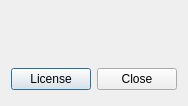
<?xml version="1.0" encoding="UTF-8"?>
<ui version="4.0">
 <class>AboutDialog</class>
 <widget class="QDialog" name="AboutDialog">
  <property name="geometry">
   <rect>
    <x>0</x>
    <y>0</y>
    <width>182</width>
    <height>106</height>
   </rect>
  </property>
  <property name="windowTitle">
   <string>About</string>
  </property>
  <layout class="QVBoxLayout" name="verticalLayout">
   <item>
    <spacer name="verticalSpacer">
     <property name="orientation">
      <enum>Qt::Vertical</enum>
     </property>
     <property name="sizeHint" stdset="0">
      <size>
       <width>0</width>
       <height>0</height>
      </size>
     </property>
    </spacer>
   </item>
   <item>
    <layout class="QHBoxLayout" name="horizontalLayout">
     <item>
      <spacer name="horizontalSpacer">
       <property name="orientation">
        <enum>Qt::Horizontal</enum>
       </property>
       <property name="sizeType">
        <enum>QSizePolicy::Fixed</enum>
       </property>
       <property name="sizeHint" stdset="0">
        <size>
         <width>15</width>
         <height>10</height>
        </size>
       </property>
      </spacer>
     </item>
     <item>
      <widget class="QLabel" name="labelSourceCode">
       <property name="text">
        <string notr="true"/>
       </property>
       <property name="alignment">
        <set>Qt::AlignLeading|Qt::AlignLeft|Qt::AlignVCenter</set>
       </property>
      </widget>
     </item>
     <item>
      <spacer name="horizontalSpacer_2">
       <property name="orientation">
        <enum>Qt::Horizontal</enum>
       </property>
       <property name="sizeType">
        <enum>QSizePolicy::Fixed</enum>
       </property>
       <property name="sizeHint" stdset="0">
        <size>
         <width>15</width>
         <height>10</height>
        </size>
       </property>
      </spacer>
     </item>
    </layout>
   </item>
   <item>
    <spacer name="verticalSpacer_2">
     <property name="orientation">
      <enum>Qt::Vertical</enum>
     </property>
     <property name="sizeType">
      <enum>QSizePolicy::Fixed</enum>
     </property>
     <property name="sizeHint" stdset="0">
      <size>
       <width>20</width>
       <height>25</height>
      </size>
     </property>
    </spacer>
   </item>
   <item>
    <spacer name="verticalSpacer_3">
     <property name="orientation">
      <enum>Qt::Vertical</enum>
     </property>
     <property name="sizeHint" stdset="0">
      <size>
       <width>0</width>
       <height>0</height>
      </size>
     </property>
    </spacer>
   </item>
   <item>
    <layout class="QHBoxLayout">
     <property name="spacing">
      <number>6</number>
     </property>
     <property name="leftMargin">
      <number>0</number>
     </property>
     <property name="topMargin">
      <number>0</number>
     </property>
     <property name="rightMargin">
      <number>0</number>
     </property>
     <property name="bottomMargin">
      <number>0</number>
     </property>
     <item>
      <spacer>
       <property name="orientation">
        <enum>Qt::Horizontal</enum>
       </property>
       <property name="sizeHint" stdset="0">
        <size>
         <width>131</width>
         <height>31</height>
        </size>
       </property>
      </spacer>
     </item>
     <item>
      <widget class="QPushButton" name="pushButtonLicense">
       <property name="text">
        <string>License</string>
       </property>
       <property name="default">
        <bool>true</bool>
       </property>
      </widget>
     </item>
     <item>
      <widget class="QPushButton" name="pushButtonClose">
       <property name="text">
        <string>Close</string>
       </property>
      </widget>
     </item>
    </layout>
   </item>
  </layout>
 </widget>
 <resources/>
 <connections>
  <connection>
   <sender>pushButtonLicense</sender>
   <signal>clicked()</signal>
   <receiver>AboutDialog</receiver>
   <slot>accept()</slot>
   <hints>
    <hint type="sourcelabel">
     <x>278</x>
     <y>253</y>
    </hint>
    <hint type="destinationlabel">
     <x>96</x>
     <y>254</y>
    </hint>
   </hints>
  </connection>
  <connection>
   <sender>pushButtonClose</sender>
   <signal>clicked()</signal>
   <receiver>AboutDialog</receiver>
   <slot>reject()</slot>
   <hints>
    <hint type="sourcelabel">
     <x>369</x>
     <y>253</y>
    </hint>
    <hint type="destinationlabel">
     <x>179</x>
     <y>282</y>
    </hint>
   </hints>
  </connection>
 </connections>
</ui>
